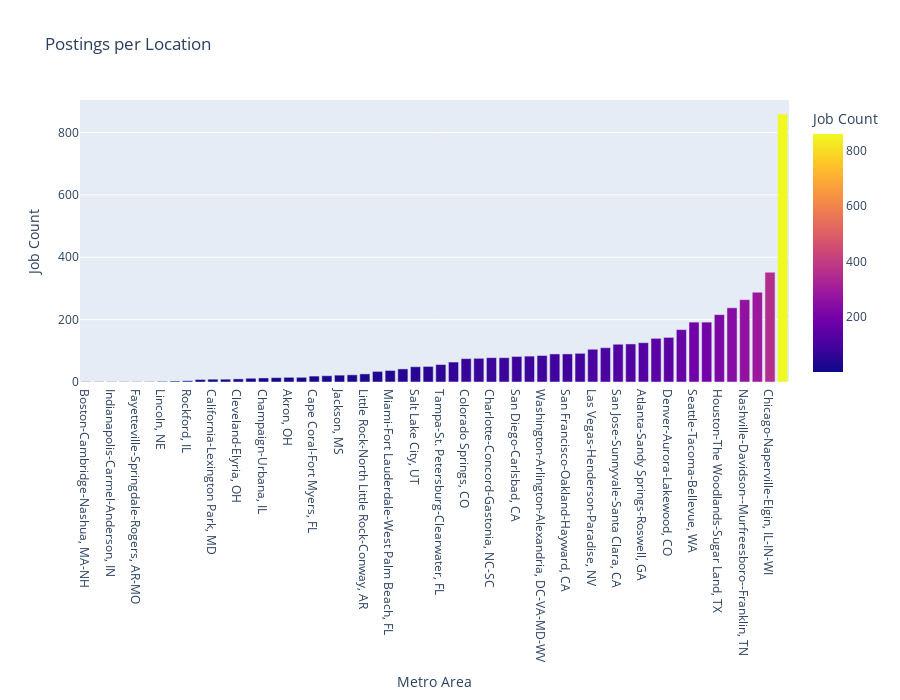

Source (notebook cell):
### Code cell
#Plot bar chart to show distrobution of job postings per metro area
posting_location_ID = posting_location_ID.sort_values(by='Job Count', ascending=True)
data = px.data.gapminder()

fig = px.bar(posting_location_ID, x='Metro Area', y='Job Count',
             hover_data=['MSA_ID','Metro Area', 'Job Count'],
             title="Postings per Location",
             labels={'MSA_ID':'MSA ID'},
             color='Job Count', height=700)
fig.show()
print(f'Total locations with postings: {posting_location_ID["Metro Area"].count()}')

### Figure 1 — Plotly figure (JSON) as saved in the notebook; plotly's stock layout.template omitted (floating-point values rounded to 4 significant figures)
{"data": [{"alignmentgroup": "True", "customdata": [[71650], [41180], [26900], [19500], [22220], [23420], [30700], [27180], [40420], [35840], [15680], [49700], [17460], [10900], [16580], [16860], [10420], [28940], [15980], [12580], [27140], [47380], [30780], [17300], [33100], [40380], [41620], [36740], [45300], [40140], [17820], [27260], [16740], [18140], [41740], [40900], [47900], [12420], [41860], [36420], [29820], [38300], [41940], [32820], [12060], [37980], [19740], [19820], [42660], [31080], [26420], [41700], [34980], [38060], [16980], [19100]], "hovertemplate": "Metro Area=%{x}<br>Job Count=%{marker.color}<br>MSA ID=%{customdata[0]}<extra></extra>", "legendgroup": "", "marker": {"color": [1, 1, 1, 1, 1, 1, 2, 3, 4, 8, 9, 9, 10, 12, 13, 14, 15, 15, 19, 20, 22, 23, 26, 34, 37, 42, 49, 50, 56, 64, 75, 76, 78, 78, 82, 83, 85, 90, 90, 92, 105, 110, 121, 122, 126, 140, 143, 168, 192, 192, 216, 238, 264, 288, 352, 859], "coloraxis": "coloraxis"}, "name": "", "offsetgroup": "", "orientation": "v", "showlegend": false, "textposition": "auto", "type": "bar", "x": ["Boston-Cambridge-Nashua, MA-NH", "St. Louis, MO-IL", "Indianapolis-Carmel-Anderson, IN", "Decatur, IL", "Fayetteville-Springdale-Rogers, AR-MO", "Fresno, CA", "Lincoln, NE", "Jackson, TN", "Rockford, IL", "North Port-Sarasota-Bradenton, FL", "California-Lexington Park, MD", "Yuba City, CA", "Cleveland-Elyria, OH", "Allentown-Bethlehem-Easton, PA-NJ", "Champaign-Urbana, IL", "Chattanooga, TN-GA", "Akron, OH", "Knoxville, TN", "Cape Coral-Fort Myers, FL", "Baltimore-Columbia-Towson, MD", "Jackson, MS", "Waco, TX", "Little Rock-North Little Rock-Conway, AR", "Clarksville, TN-KY", "Miami-Fort Lauderdale-West Palm Beach, FL", "Rochester, NY", "Salt Lake City, UT", "Orlando-Kissimmee-Sanford, FL", "Tampa-St. Petersburg-Clearwater, FL", "Riverside-San Bernardino-Ontario, CA", "Colorado Springs, CO", "Jacksonville, FL", "Charlotte-Concord-Gastonia, NC-SC", "Columbus, OH", "San Diego-Carlsbad, CA", "Sacramento--Roseville--Arden-Arcade, CA", "Washington-Arlington-Alexandria, DC-VA-MD-WV", "Austin-Round Rock, TX", "San Francisco-Oakland-Hayward, CA", "Oklahoma City, OK", "Las Vegas-Henderson-Paradise, NV", "Pittsburgh, PA", "San Jose-Sunnyvale-Santa Clara, CA", "Memphis, TN-MS-AR", "Atlanta-Sandy Springs-Roswell, GA", "Philadelphia-Camden-Wilmington, PA-NJ-DE-MD", "Denver-Aurora-Lakewood, CO", "Detroit-Warren-Dearborn, MI", "Seattle-Tacoma-Bellevue, WA", "Los Angeles-Long Beach-Anaheim, CA", "Houston-The Woodlands-Sugar Land, TX", "San Antonio-New Braunfels, TX", "Nashville-Davidson--Murfreesboro--Franklin, TN", "Phoenix-Mesa-Scottsdale, AZ", "Chicago-Naperville-Elgin, IL-IN-WI", "Dallas-Fort Worth-Arlington, TX"], "xaxis": "x", "y": [1, 1, 1, 1, 1, 1, 2, 3, 4, 8, 9, 9, 10, 12, 13, 14, 15, 15, 19, 20, 22, 23, 26, 34, 37, 42, 49, 50, 56, 64, 75, 76, 78, 78, 82, 83, 85, 90, 90, 92, 105, 110, 121, 122, 126, 140, 143, 168, 192, 192, 216, 238, 264, 288, 352, 859], "yaxis": "y"}], "layout": {"barmode": "relative", "coloraxis": {"colorbar": {"title": {"text": "Job Count"}}, "colorscale": [[0, "#0d0887"], [0.1111, "#46039f"], [0.2222, "#7201a8"], [0.3333, "#9c179e"], [0.4444, "#bd3786"], [0.5556, "#d8576b"], [0.6667, "#ed7953"], [0.7778, "#fb9f3a"], [0.8889, "#fdca26"], [1, "#f0f921"]]}, "height": 700, "legend": {"tracegroupgap": 0}, "title": {"text": "Postings per Location"}, "xaxis": {"anchor": "y", "domain": [0, 1], "title": {"text": "Metro Area"}}, "yaxis": {"anchor": "x", "domain": [0, 1], "title": {"text": "Job Count"}}}}
